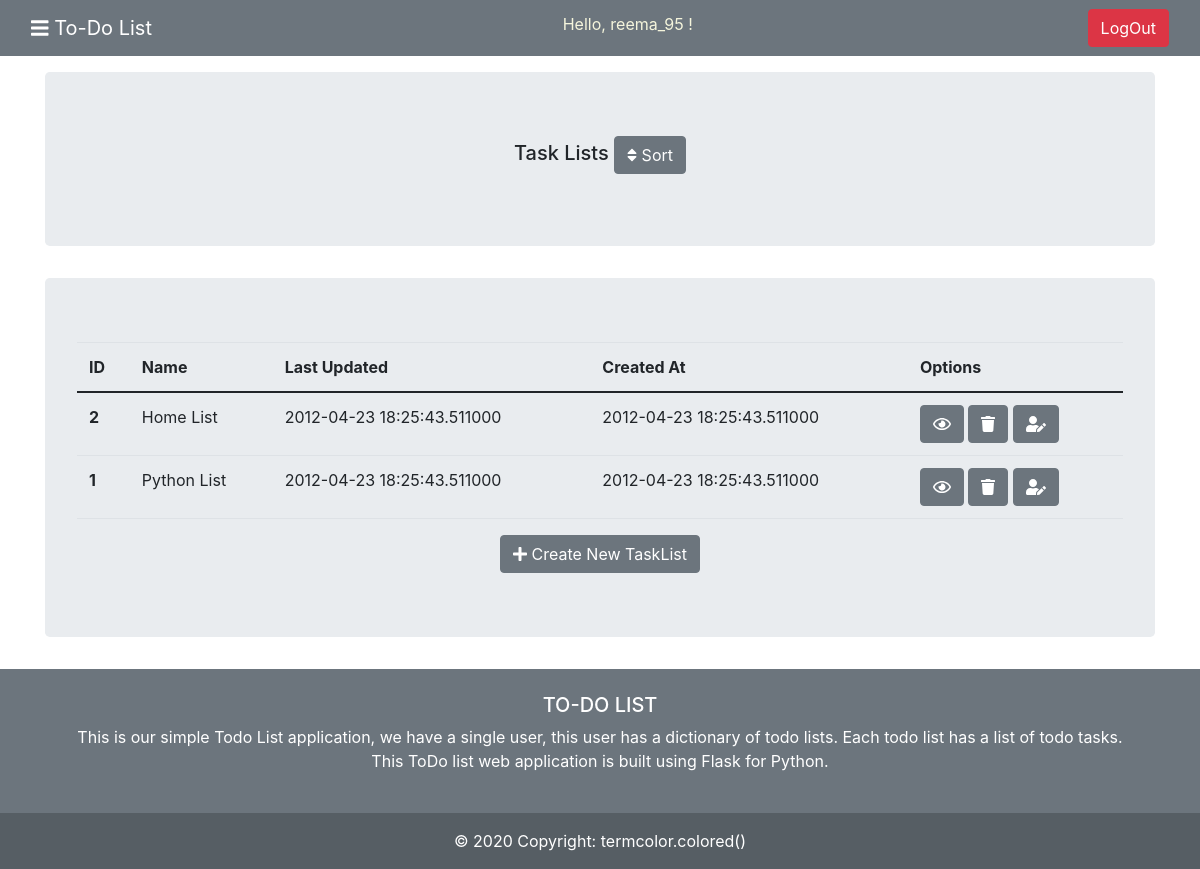
/sort_list (signed in), run on the app's committed database.
### tables this page shows
CREATE TABLE "taskslist" (
	"id"	INTEGER ,
	"name"	TEXT NOT NULL ,
    "last_updated"	TIMESTAMP NOT NULL DEFAULT CURRENT_TIMESTAMP,
	"created_at"	TIMESTAMP NOT NULL DEFAULT CURRENT_TIMESTAMP,
	PRIMARY KEY("id" AUTOINCREMENT)
);

### to_do_tasks/blueprints/taskslist.py (the view)
@taskslist_bp.route("/sort_list")
def sort():
    db = get_db()
    lists = db.execute('SELECT id, name, last_updated, created_at'
        ' FROM taskslist'
        ' ORDER BY name ASC'
    ).fetchall()
    return render_template("tasks_list/tasklists.html", lists = lists)

### to_do_tasks/db.py (called while the page is built)
def get_db():
    if 'db' not in g:
        g.db = sqlite3.connect(
            current_app.config['DATABASE'],
            detect_types=sqlite3.PARSE_DECLTYPES
        )
        g.db.row_factory = sqlite3.Row
    return g.db

### to_do_tasks/templates/tasks_list/tasklists.html (shortened to what this page needs)
{% extends 'base.html' %}
{% block content %}
<div class="container">
    <center>
        <div class="jumbotron mt-3">
            <h5>Task Lists <a href="/sort_list" class="btn btn-secondary" type="submit" role="button"><i
                        class="fas fa-sort"></i>
                    Sort</a> </h5>
        </div>
    </center>
    <div class="jumbotron mt-3">
        <table class="table">
            <thead>
                <tr>
                    <th scope="col">ID</th>
                    <th scope="col">Name</th>
                    <th scope="col">Last Updated</th>
                    <th scope="col">Created At</th>
                    <th scope="col">Options</th>
                </tr>
            </thead>
            <tbody>
                {% for list in lists %}
                <tr>
                    <th scope="row">{{list['id']}}</th>
                    <td>{{list['name']}}</td>
                    <td>{{list['last_updated']}}</td>
                    <td>{{list['created_at']}}</td>
                    <td><a href="/tasks/{{list['id']}}" class="btn btn-secondary" title="Show" type="submit"
                            role="button"><i class="far fa-eye"></i></a>
                        <a href="/deletetasklist/{{list['id']}}" class="btn btn-secondary" title="Delete" type="submit"
                            role="button"><i class="fas fa-trash"></i></a>
                        <a href="/editname/{{list['id']}}" class="btn btn-secondary" title="Edit" type="submit"
                            role="button"><i class="fas fa-user-edit"></i></a>
                    </td>
                </tr>
                {% endfor %}
            </tbody>
        </table>
        <center>
            <a href="/createtasklist" class="btn btn-secondary" type="submit" role="button"><i class="fas fa-plus"></i>
                Create New TaskList</a>
        </center>
    </div>
</div>
{% endblock %}

### data on the page
taskslist: id "2", name "Home List", last_updated "2012-04-23 18:25:43.511000", created_at "2012-04-23 18:25:43.511000"
taskslist: id "1", name "Python List", last_updated "2012-04-23 18:25:43.511000", created_at "2012-04-23 18:25:43.511000"

### other printed values
{{ session['username'] }} "reema_95"
